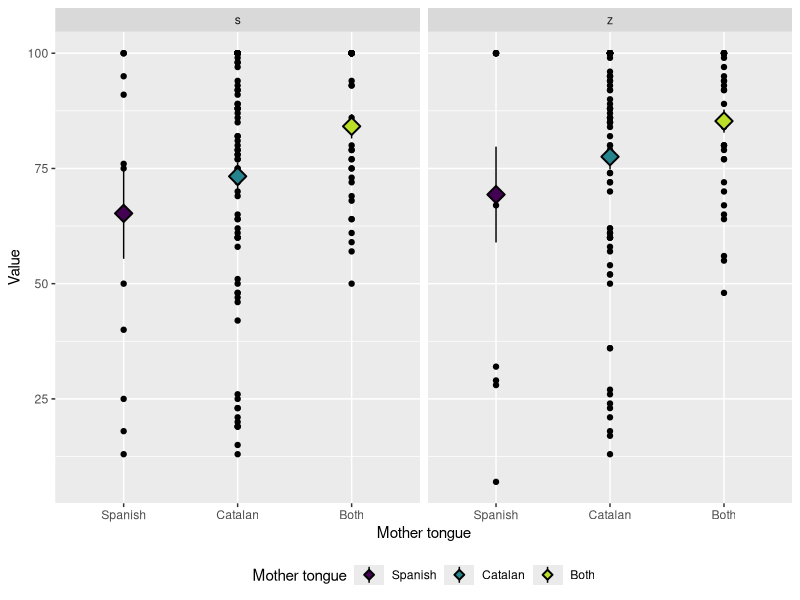
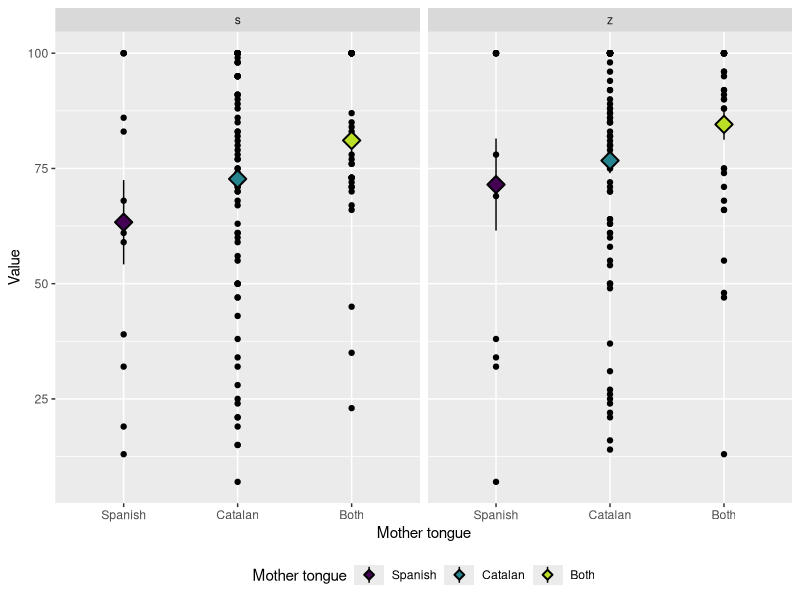
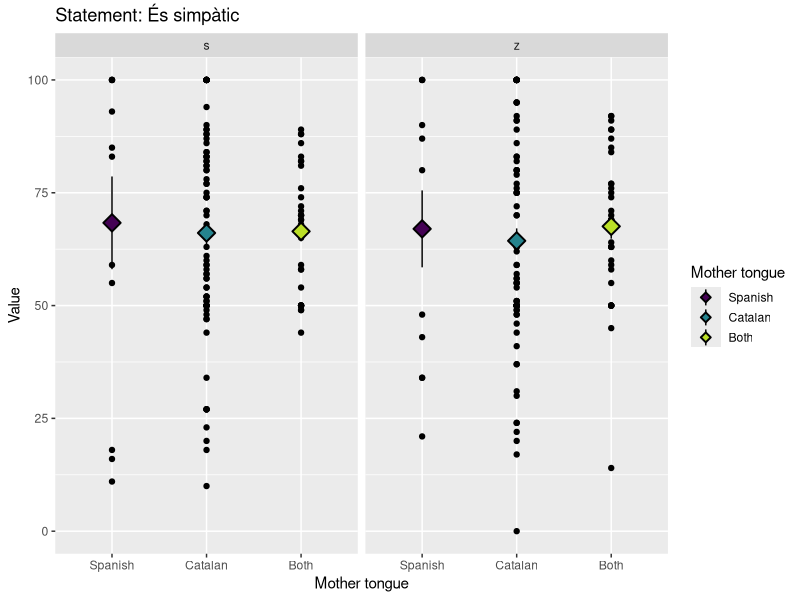
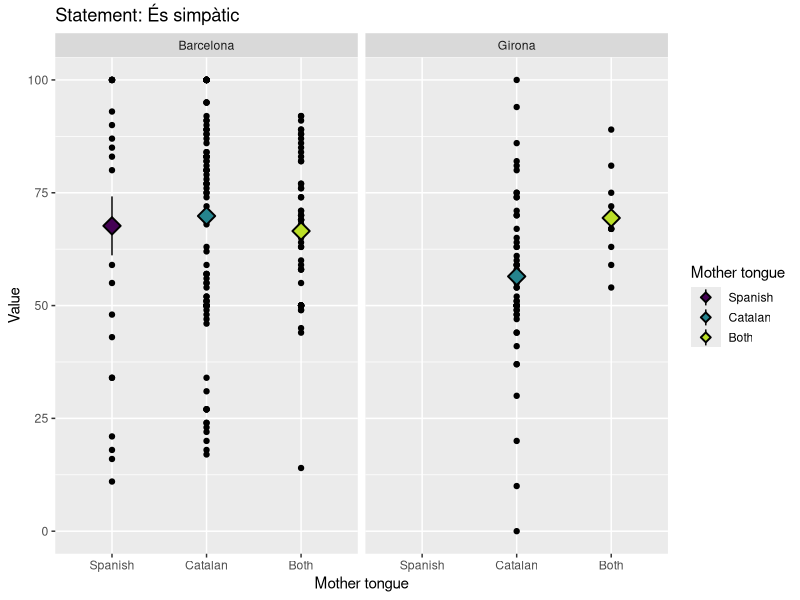
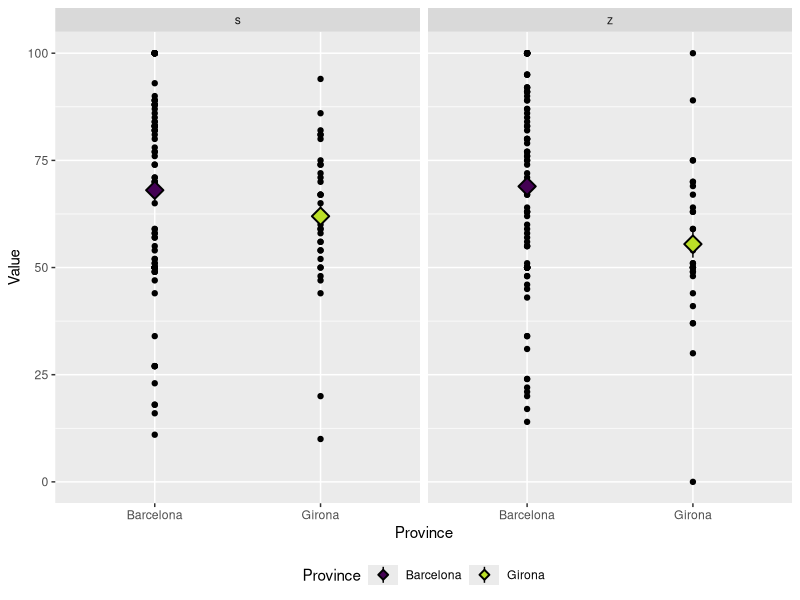
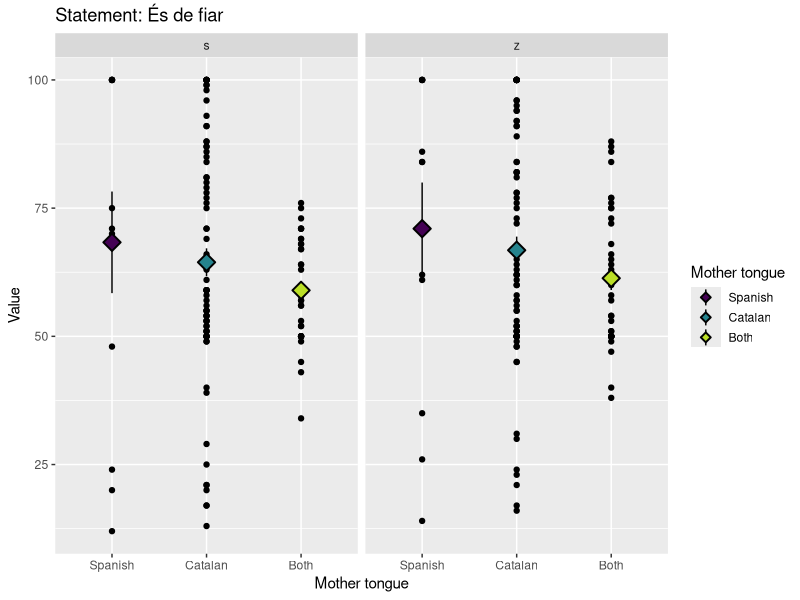
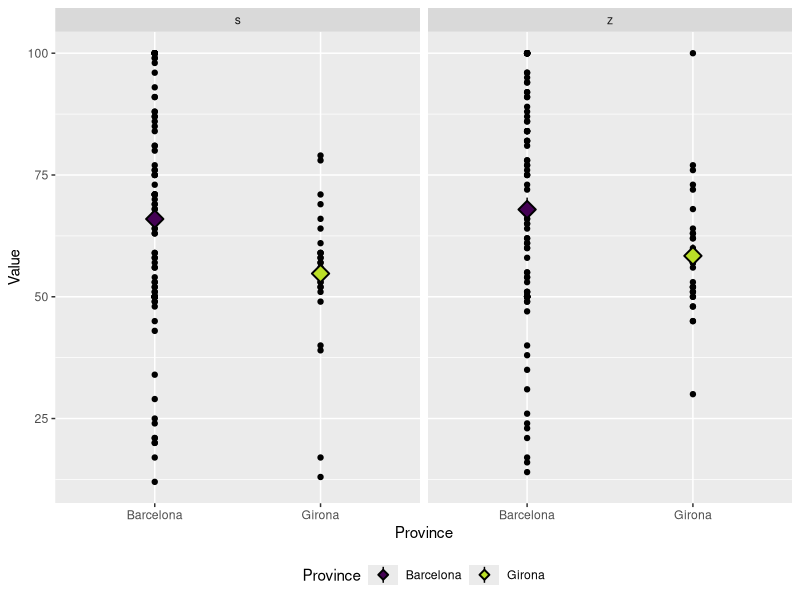
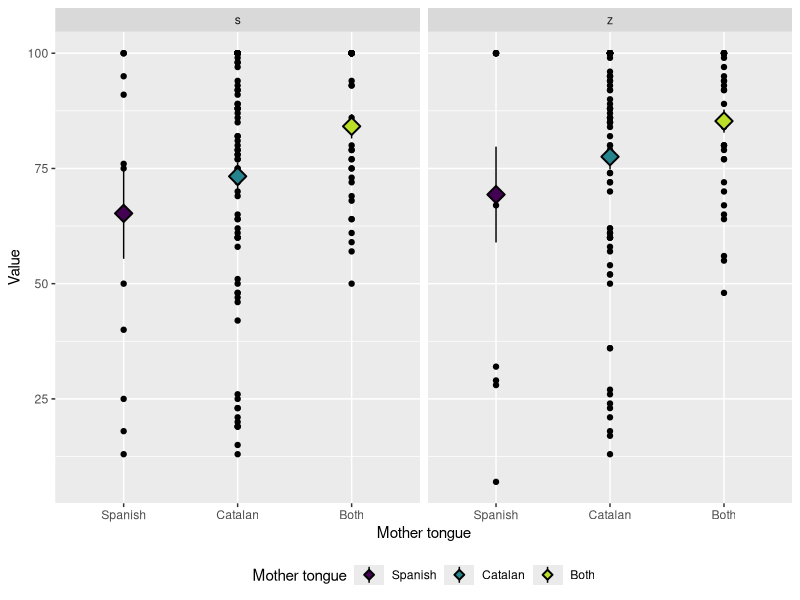

Reproduce these figures in R, in order.

# Load libraries
library("here")
library("tidyverse")
library("ggplot2")



# Load data
subset_estudis <- read.csv(here("data", "subsets", "subset_estudis.csv"))
subset_intelligent <- read.csv(here("data", "subsets", "subset_intelligent.csv"))
subset_simpatic <- read.csv(here("data", "subsets", "subset_simpatic.csv"))
subset_amable <- read.csv(here("data", "subsets", "subset_amable.csv"))
subset_fiar <- read.csv(here("data", "subsets", "subset_fiar.csv"))
subset_ciutat <- read.csv(here("data", "subsets", "subset_ciutat.csv"))
subset_pbc <- read.csv(here("data", "subsets", "subset_pbc.csv"))
subset_oc <- read.csv(here("data", "subsets", "subset_oc.csv"))


# Plots "parla bé català" 
subset_pbc %>%
  ggplot() +
  aes(x = mother_tongue, y = value, fill = mother_tongue) +
  facet_grid(.~ phoneme) +
  geom_point() +
  stat_summary(fun.data = mean_se, geom = "pointrange", pch = 23, size = 1) +
  labs(x = "Mother tongue", y = "Value", fill = "Mother tongue") +
  scale_fill_viridis_d(end = 0.9, labels = c("Spanish", "Catalan", "Both")) +
  scale_x_discrete(labels = c("Spanish", "Catalan", "Both")) +
  theme(legend.key.size = unit(1, "lines"),
    legend.key.width = unit(1.5, "lines"),
    legend.spacing.x = unit(0.5, "lines"),
    legend.position = "bottom") +
  #labs(title = "Statement: Parla bé català") +
  guides(fill = guide_legend(override.aes = list(size = 0.5)))
ggsave(here("manuscript", "includes", "figures", "pbc.png"))

# Sembla que la gent no distingueix entre [s] i [z] o, si ho fa, els hi és igual
# En general, els cat_cast valoren més positivament a la persona que escolten,
# és a dir, pensen que parla millor català
# Si escolen el fonema sonor, sembla que la valoració és més positiva en tots els
# grups,, però la diferència no és significativa
# Hipòtesi: el fonema /s/ sol sembla que no genera cap tipus d'actitud lingüística,
# ni positiva ni negativa (és neutral). Pot ser que sigui la combinació vocal + s
# la que aporta significat social?



# Plots "origen català" 
subset_oc %>%
  ggplot() +
  aes(x = mother_tongue, y = value, fill = mother_tongue) +
  facet_grid(.~ phoneme) +
  geom_point() +
  stat_summary(fun.data = mean_se, geom = "pointrange", pch = 23, size = 1) +
  labs(x = "Mother tongue", y = "Value", fill = "Mother tongue") +
  scale_fill_viridis_d(end = 0.9, labels = c("Spanish", "Catalan", "Both")) +
  scale_x_discrete(labels = c("Spanish", "Catalan", "Both")) +
  theme(legend.key.size = unit(1, "lines"),
        legend.key.width = unit(1.5, "lines"),
        legend.spacing.x = unit(0.5, "lines"),
        legend.position = "bottom")+
  #labs(title = "Statement: És d'origen català") +
  guides(fill = guide_legend(override.aes = list(size = 0.5)))
ggsave(here("manuscript", "includes", "figures", "oc.png"))

# És pràcticament igual a l'anterior


# Plots "és simpàtic" 
subset_simpatic %>%
  ggplot() +
  aes(x = mother_tongue, y = value, fill = mother_tongue) +
  facet_grid(.~ phoneme) +
  geom_point() +
  stat_summary(fun.data = mean_se, geom = "pointrange", pch = 23, size = 1) +
  labs(x = "Mother tongue", y = "Value", fill = "Mother tongue") +
  scale_fill_viridis_d(end = 0.9, labels = c("Spanish", "Catalan", "Both")) +
  scale_x_discrete(labels = c("Spanish", "Catalan", "Both")) +
  theme(legend.key.size = unit(1, "lines"),
        legend.key.width = unit(1.5, "lines"),
        legend.spacing.x = unit(0.5, "lines"))+
  labs(title = "Statement: És simpàtic") +
  guides(fill = guide_legend(override.aes = list(size = 0.5)))

subset_simpatic %>%
  ggplot() +
  aes(x = mother_tongue, y = value, fill = mother_tongue) +
  facet_grid(.~ province) +
  geom_point() +
  stat_summary(fun.data = mean_se, geom = "pointrange", pch = 23, size = 1) +
  labs(x = "Mother tongue", y = "Value", fill = "Mother tongue") +
  scale_fill_viridis_d(end = 0.9, labels = c("Spanish", "Catalan", "Both")) +
  scale_x_discrete(labels = c("Spanish", "Catalan", "Both")) +
  theme(legend.key.size = unit(1, "lines"),
        legend.key.width = unit(1.5, "lines"),
        legend.spacing.x = unit(0.5, "lines"))+
  labs(title = "Statement: És simpàtic") +
  guides(fill = guide_legend(override.aes = list(size = 0.5)))

subset_simpatic %>%
  ggplot() +
  aes(x = province, y = value, fill = province) +
  facet_grid(.~ phoneme) +
  geom_point() +
  stat_summary(fun.data = mean_se, geom = "pointrange", pch = 23, size = 1) +
  labs(x = "Province", y = "Value", fill = "Province") +
  scale_fill_viridis_d(end = 0.9, labels = c("Barcelona", "Girona")) +
  theme(legend.key.size = unit(1, "lines"),
        legend.key.width = unit(1.5, "lines"),
        legend.spacing.x = unit(0.5, "lines"),
        legend.position = "bottom")+
  #labs(title = "Statement: És simpàtic") +
  guides(fill = guide_legend(override.aes = list(size = 0.5)))
ggsave(here("manuscript", "includes", "figures", "simpatic.png"))



# Plots "és de fiar" 
subset_fiar %>%
  ggplot() +
  aes(x = mother_tongue, y = value, fill = mother_tongue) +
  facet_grid(.~ phoneme) +
  geom_point() +
  stat_summary(fun.data = mean_se, geom = "pointrange", pch = 23, size = 1) +
  labs(x = "Mother tongue", y = "Value", fill = "Mother tongue") +
  scale_fill_viridis_d(end = 0.9, labels = c("Spanish", "Catalan", "Both")) +
  scale_x_discrete(labels = c("Spanish", "Catalan", "Both")) +
  theme(legend.key.size = unit(1, "lines"),
        legend.key.width = unit(1.5, "lines"),
        legend.spacing.x = unit(0.5, "lines"))+
  labs(title = "Statement: És de fiar") +
  guides(fill = guide_legend(override.aes = list(size = 0.5)))

subset_fiar %>%
  ggplot() +
  aes(x = province, y = value, fill = province) +
  facet_grid(.~ phoneme) +
  geom_point() +
  stat_summary(fun.data = mean_se, geom = "pointrange", pch = 23, size = 1) +
  labs(x = "Province", y = "Value", fill = "Province") +
  scale_fill_viridis_d(end = 0.9, labels = c("Barcelona", "Girona")) +
  theme(legend.key.size = unit(1, "lines"),
        legend.key.width = unit(1.5, "lines"),
        legend.spacing.x = unit(0.5, "lines"),
        legend.position = "bottom")+
  #labs(title = "Statement: És de fiar") +
  guides(fill = guide_legend(override.aes = list(size = 0.5)))
ggsave(here("manuscript", "includes", "figures", "fiar.png"))

# Sembla que amb la [z] les valoracions són una mica més bones, però no hi ha 
# diferències significatives
# Els de Girona valoren més negativament

